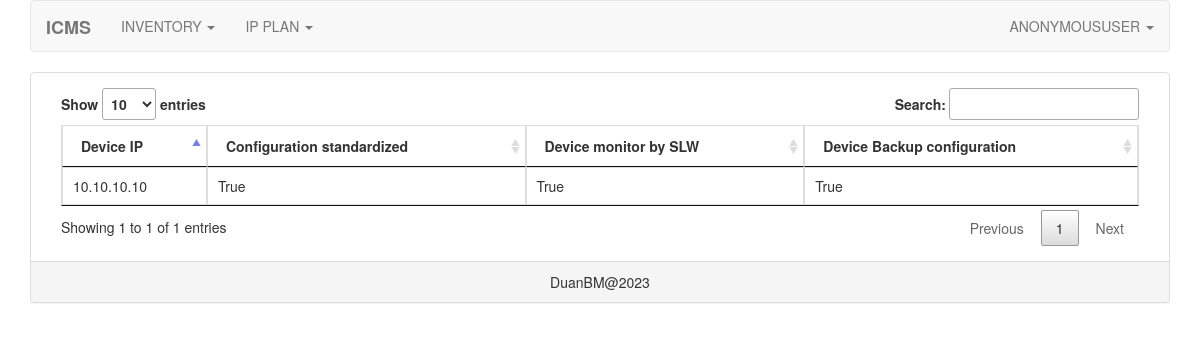
The app's page /inventory/list-device/device-configuration, older data.
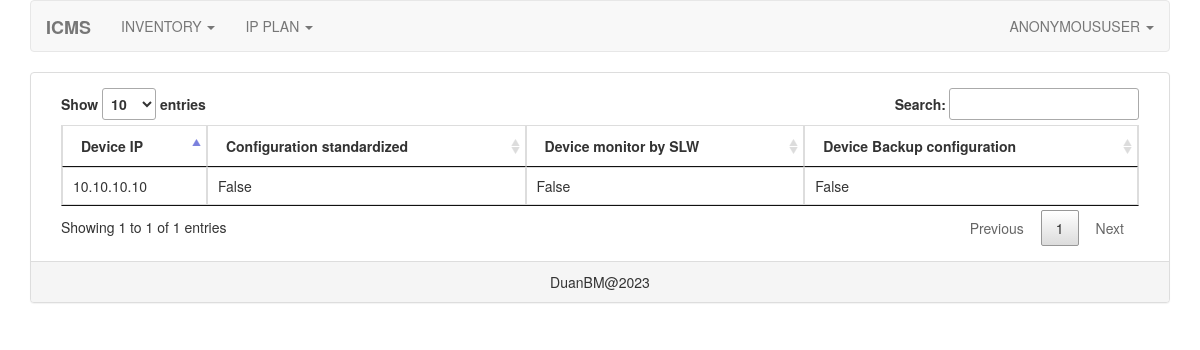
The same page, newer data.
### inventory/models.py (models this page shows, shortened)
class DeviceConfiguration(models.Model):
    device_ip = models.ForeignKey('DeviceBasicInfo', on_delete=models.CASCADE)
    device_config_standardized = models.BooleanField()
    device_monitored = models.BooleanField()
    device_backup_config = models.BooleanField()

class DeviceBasicInfo(models.Model):
    device_name = models.CharField(max_length=1000, blank=True)
    device_ip = models.GenericIPAddressField(unique=True)
    device_location = models.ForeignKey('DeviceLocation', on_delete=models.CASCADE)
    device_type = models.ForeignKey('DeviceType', on_delete=models.CASCADE)
    device_category = models.ForeignKey('DeviceCategory', on_delete=models.CASCADE)
    device_vendor = models.ForeignKey('DeviceVendor', on_delete=models.CASCADE)
    device_description = models.CharField(max_length=1000, blank=True)
    device_creation_time = models.DateTimeField(auto_now=True)
    user_created = models.CharField(max_length=100)
    def __str__(self):
        return self.device_ip

### inventory/views.py (the view)
# urls.py: path('list-device/device-configuration', DeviceConfigurationListView.as_view()),
class DeviceConfigurationListView(ListView):
    model = DeviceConfiguration
    form_class = DeviceConfigurationForm
    context_object_name = 'devices'
    template_name = "list_device_configuration.html"

### inventory/templates/list_device_configuration.html (shortened to what this page needs)
{% extends 'base.html' %}
{% block content %}
<div class="col-xs-12 col-sm-12 col-md-12 col-lg-12">
    <div class="table-responsive">
        <table class="table table-hover table-bordered" id="list-device-configuration-table">
            <thead>
                    <th>Device IP</th>
                    <th>Configuration standardized</th>
                    <th>Device monitor by SLW</th>
                    <th>Device Backup configuration</th>
            </thead>
            <tbody>
                {% for obj in devices %}
                <tr>
                    <td>{{ obj.device_ip }}</td>
                    <td>{{ obj.device_config_standardized }}</td>
                    <td>{{ obj.device_monitored }}</td>
                    <td>{{ obj.device_backup_config }}</td>
                </tr>
                {% endfor %}
            </tbody>
        </table>
    </div>
</div>
{% endblock content %}
{% block css %}
<link rel="stylesheet" href="/static/core/css/jquery-datatable.css">
{% endblock css %}

Row changes from the older to the newer data that the page shows:
changed DeviceConfiguration: device_config_standardized "True" → "False"; device_monitored "True" → "False"; device_backup_config "True" → "False"
